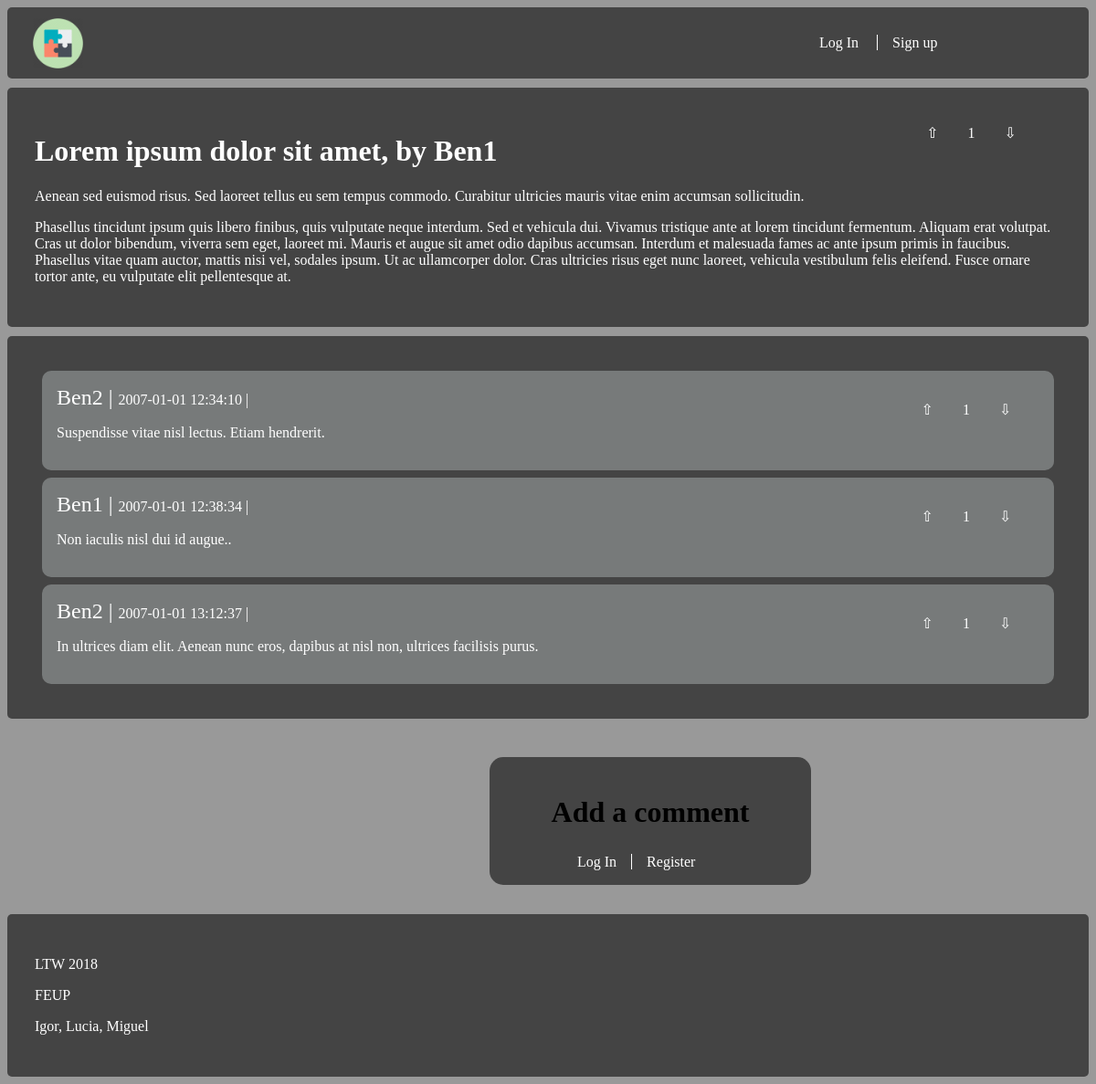
/story_item.php?id_story=1, run on an earlier commit of the app's database.
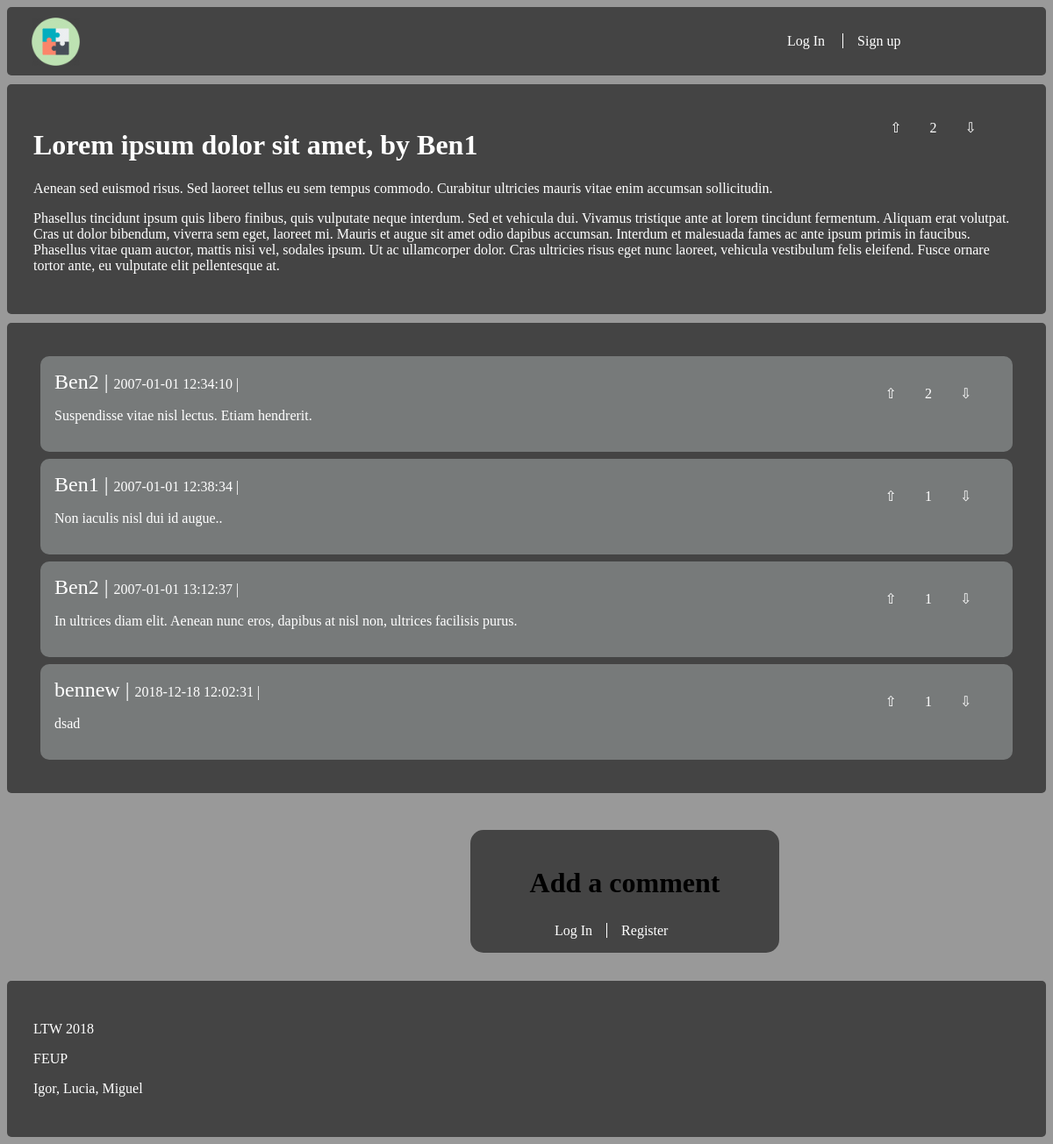
And on a later commit of the database.
### tables this page shows
CREATE TABLE stories (
    id_story INTEGER PRIMARY KEY,
    id_user VARCHAR REFERENCES users NOT NULL,
    published DATE NOT NULL,
    title VARCHAR NOT NULL,
    brief_intro VARCHAR NOT NULL,
    storie_text VARCHAR NOT NULL,
    plus INTEGER NOT NULL
);

CREATE TABLE users (
    id_user INTEGER PRIMARY KEY AUTOINCREMENT,
    username VARCHAR NOT NULL,
    password VARCHAR NOT NULL
);

CREATE TABLE comments (
    id_comment INTEGER,
    id_story INTEGER,
    id_user INTEGER REFERENCES users NOT NULL,
    published DATE NOT NULL,
    comment_text VARCHAR NOT NULL,
    plus INTEGER NOT NULL,
    PRIMARY KEY(id_comment, id_story)
);

### database/user.php (called while the page is built, shortened)
<?php
    function getUsername($id) {
        global $dbh;
        $stmt = $dbh->prepare("SELECT * FROM users WHERE id_user = ?");
        $stmt->execute(array($id));
        return $stmt->fetch()["username"];
    }
?>

### story_item.php (the view, shortened to what this page needs)
<!DOCTYPE html>
<html lang="en">
<?php
        $id_story = $_GET['id_story'];
        $db = new PDO('sqlite:database/stories_db.db');
        $stmt = $db->prepare("SELECT *
                               FROM stories
                               WHERE id_story = ?
                               ORDER BY published");
        $stmt->execute(array($id_story));
        $story =  $stmt->fetch();
?>
<head>
    <link rel="stylesheet" type="text/css" media="screen" href="style/layout.css" />
    <link rel="stylesheet" type="text/css" media="screen" href="style/main.css" />
</head>
<body>
<div class="wrapper">
<div class="box header">
    <section id="story">
        <?php
        include_once('includes/header.php');
        $stmt = $db->prepare("SELECT *
                               FROM comments
                               WHERE id_story = $id_story");
        $stmt->execute();
        $comments = $stmt->fetchAll();
        ?>
        </div>
        <div class = "box content">
        <?php
        echo '<div class="votes">';
		if($_SESSION["logged_in"]) {
			if(hasUpvotedStory($_SESSION["id_user"], $id_story))
				echo '<a href="action_upvote_story.php">⬆</a>';
			else
				echo '<a href="action_upvote_story.php">⇧</a>';
			echo $story['plus'];
			if(hasDownvotedStory($_SESSION["id_user"], $id_story))
				echo '<a href="action_downvote_story.php">⬇</a>';
			else
				echo '<a href="action_downvote_story.php">⇩</a>';
		} else {
			echo '<a href="login.php">⇧</a>';
			echo $story['plus'];
			echo '<a href="login.php">⇩</a>';
		}
        echo '</div>';
         echo '<h1>' . $story['title']  . ', by <a href="user_page.php?id_user=' . $story["id_user"] . '">' . getUsername($story["id_user"]) . '</a></h1>';
         echo '<p>' . $story['brief_intro'] . '</p>';
         echo '<p>'. $story['storie_text'] .'</p>';
         ?>
         </div>
         <div class = "box footer">
         <?php
         foreach($comments as $comment){
            ?>
            <div id = "comment">
            <?php
           echo '<article class="comment">';
             echo '<span><a href="user_page.php?id_user=' . $comment['id_user'] . '">' . getUsername($comment['id_user']) . '</a></span>';
             echo '<span>' . $comment['published'] . '</span>';
			 if($_SESSION["logged_in"]) {
				echo '<div class="votes"><a href="action_upvote.php';
				echo '?id_comment=' . $comment['id_comment'];
				echo '&id_story=' . $comment['id_story'];
				echo '&plus=' . $comment['plus'];
				if (hasUpvoted($_SESSION["id_user"], $comment['id_comment'], $comment['id_story']))
					echo '">⬆</a>';
				else
					echo '">⇧</a>';
				echo $comment['plus'];
				echo '<a href="action_downvote.php';
				echo '?id_comment=' . $comment['id_comment'];
				echo '&id_story=' . $comment['id_story'];
				echo '&plus=' . $comment['plus'];
				if (hasDownvoted($_SESSION["id_user"], $comment['id_comment'], $comment['id_story']))
					echo '">⬇</a></div>';
				else
					echo '">⇩</a></div>';
			 } else {
				echo '<div class="votes"><a href="login.php';
				echo '">⇧</a>';
				echo $comment['plus'];
				echo '<a href="login.php';
				echo '">⇩</a></div>';
			 }
             echo '<p>' . $comment['comment_text'] . '</p>';
           echo '</article>';
           ?>
           </div>
           <?php
         }?>
         </div>
         <form action="add_comment.php" method="post">
            <h2>Add a comment</h2>
            <?php
                if ($_SESSION["logged_in"]) {?>
            <label>Username:
                <?php echo $_SESSION["username"]; ?>
            </label>
            <input type="hidden" name="username" value="<?=$_SESSION["username"]?>">
            <label>Comment
                <textarea name="text"></textarea>
            </label>
            <input type="hidden" name="id" value="<?=$id_story?>">
            <input type="submit" value="Reply">
            <?php } else {
                ?>
                <div id = "links">
                <?php
                echo '<a href="login.php">Log In</a>';
                echo '<a href="register.php">Register</a>';
                ?>
                </div>
                <?php
            }?>
        </form>
    </div>
<?php include_once('includes/footer.php'); ?>
</body>
</html>

### includes/header.php (shortened to what this page needs)
<?php
    echo '<div id = "logo"> <a href="index.php"><img src="style/logo.png" width="55"></a> </div>';
    if ($_SESSION["logged_in"]) {
        ?>
        <div class = "username"><a href="user_page.php?id_user=<?= getIDUser($_SESSION['username']) ?>"><?= $_SESSION['username'] ?></a></div>
        <?php
        echo '<a href="action_logout.php"> Log Out</a>';
        echo '<a href="edit.php">Edit account</a>';
    } else {
        echo '<a href="login.php"> Log In </a>';
        echo '<a href="register.php">Sign up</a>';
    }
?>

### includes/footer.php
<footer class="box footer">
    <p>LTW 2018</p>
    <p>FEUP</p>
    <p>Igor, Lucia, Miguel</p>
</footer>

### style/layout.css (style rules this page uses)
.wrapper { display: grid; grid-gap: 10px; grid-template-areas: " header header header" "content content content" "footer footer footer"; }
.content { grid-area: content; position: relative; }
.header { grid-area: header; }
.footer { grid-area: footer; }
.box { background-color: #444; color: #fff; border-radius: 5px; padding: 30px; font-size: 100%; }
.header, .footer { background-color:#444; }

### style/main.css (style rules this page uses)
html { background-color: #999; font-family: Verdana; }
form { background-color: #444; color: white; margin:2em auto; margin-top: 2em; margin-bottom: 2em; width: 20em; padding: 1em; border-radius: 15px; }
.wrapper form { background-color: #444; color: white; position: relative; left:33em; margin-top: 2em; margin-bottom: 2em; width: 20em; padding: 1em; border-radius: 15px; }
h2 { font-family: Verdana; font-size: 2em; text-align: center; color: black; }
a { font-family: Verdana; color: white; text-decoration: none; font-size: 1em; }
.header a:first-of-type { border-right: 1px solid white; }
.header a { padding: 0 1em; position: relative; left: 75%; }
#logo a { border: none; position: absolute; top: 20px; left: 20px; }
p { font-family: Verdana; }
#comment { background-color: rgb(119, 122, 122); border-radius: 10px; padding: 1em; margin:0.5em; }
#comment span:after { content: " | "; }
#comment span:first-of-type { font-size: 1.5em; }
#links a:first-of-type { border-right: 1px solid white; margin-left: 4em; }
#links a { padding: 0em 1em; }
.votes { width: 0px; height: 0px; }
.content .votes a { border: none; padding: 2em; position: relative; left: 0%; }
.content .votes { position: relative; left: 84%; top: 10px; }
.votes a { padding: 2em; }
#comment .votes { position: relative; left: 85%; top:-10px; }

What changed in the data, as far as the page shows it:
removed comments: id_user.username "Ben2", published "2007-01-01 12:34:10", plus "1", comment_text "Suspendisse vitae nisl lectus. Etiam hendrerit."
changed stories "Lorem ipsum dolor sit amet": plus "1" → "2"
added comments: id_user.username "Ben2", published "2007-01-01 12:34:10", plus "2", comment_text "Suspendisse vitae nisl lectus. Etiam hendrerit."
added comments: id_user.username "bennew", published "2018-12-18 12:02:31", plus "1", comment_text "dsad"
